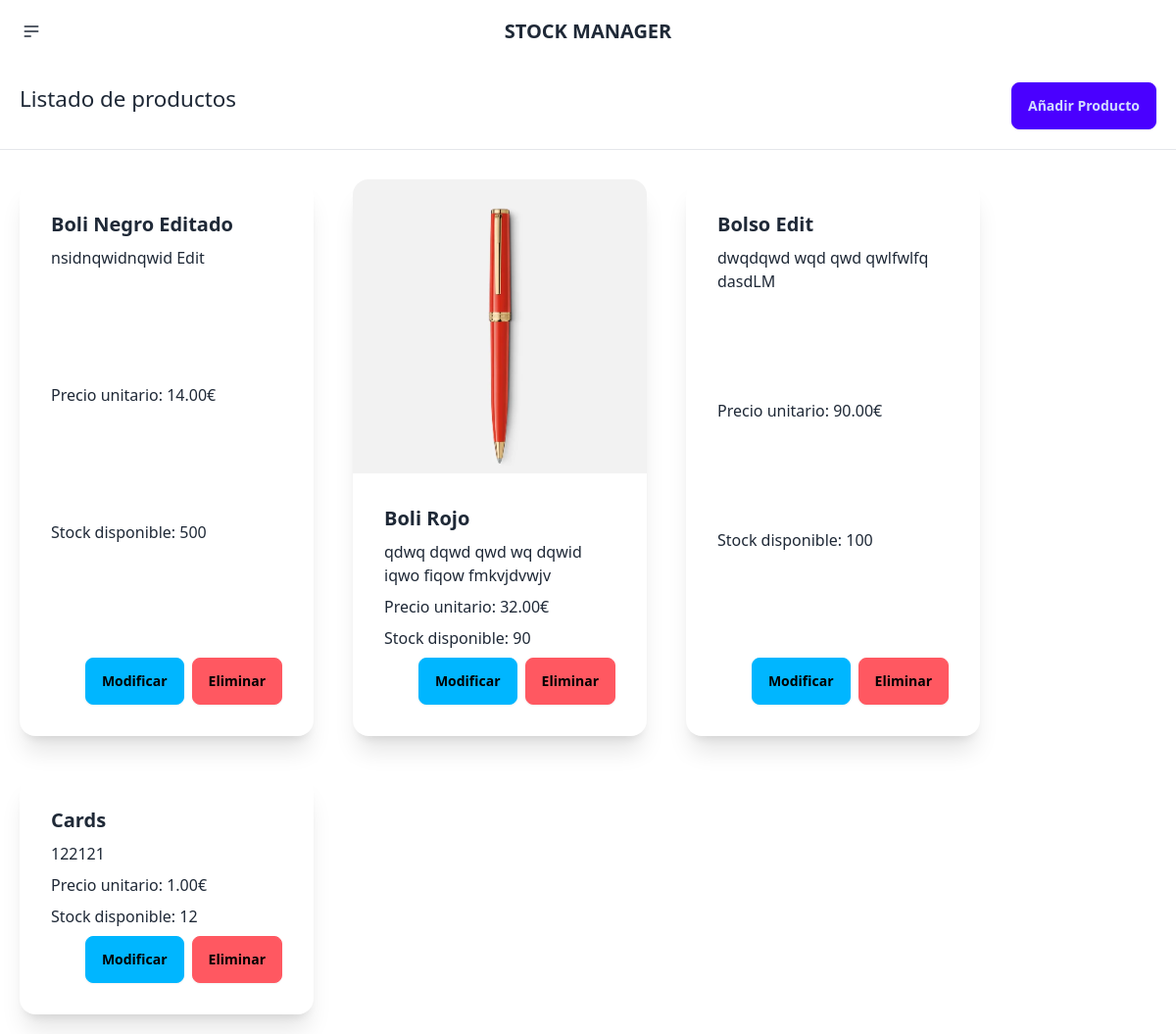
The app's page /stockmanager/productos/, older data.
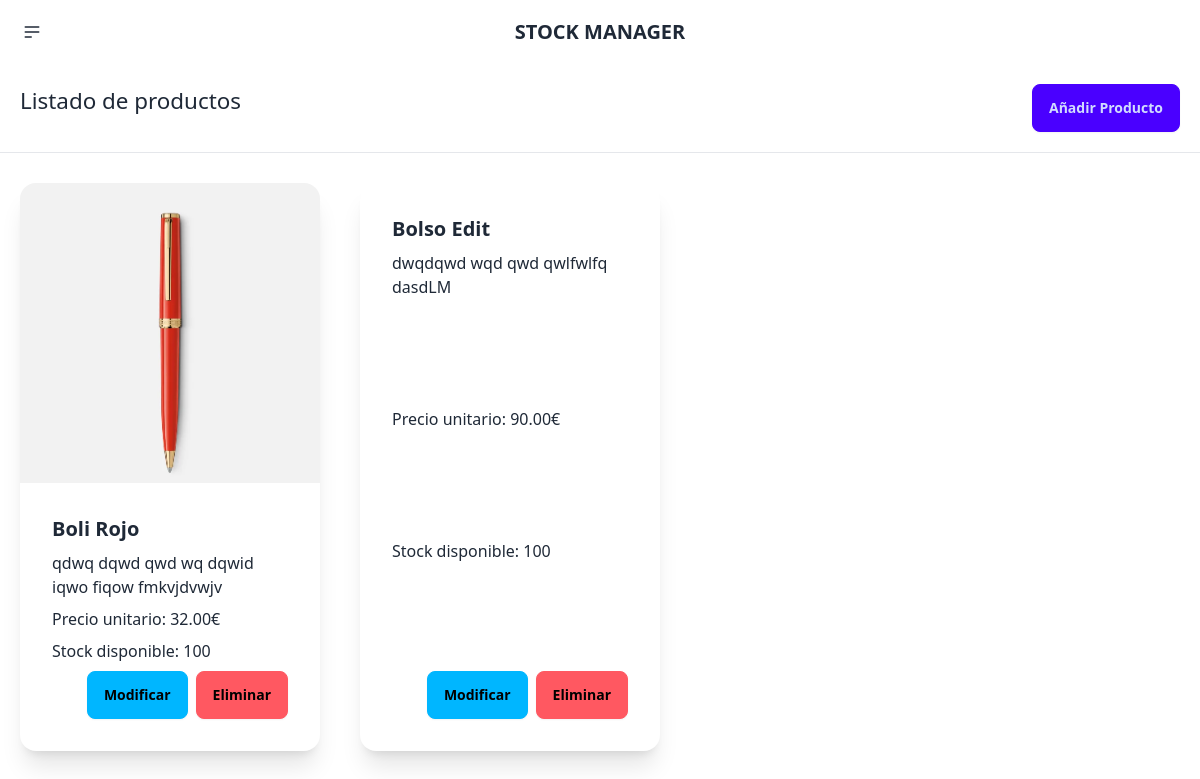
The same page, newer data.
### stockmanager/models.py (models this page shows, shortened)
class Productos(models.Model):
    ProductoID = models.AutoField(primary_key=True)
    Imagen = models.ImageField(null=True, blank=True, upload_to="images/")
    Nombre = models.CharField(max_length=255)
    Descripcion = models.TextField()
    Precio = models.DecimalField(max_digits=10, decimal_places=2)
    Stock = models.IntegerField()

### stockmanager/views.py (the view)
# urls.py: path('productos/', views.products_index, name='products_index'),
def products_index(response):
    products = Productos.objects.all()
    return render(response, 'productos/index.html', {'products': products})

### stockmanager/templates/productos/index.html (shortened to what this page needs)
{% extends 'layouts/base.html' %}
{% load static %}
{% block content %}
<section class="sub-header">
  <h1 class="titulo-form">Listado de productos</h1>
  <a href="{% url 'product_new' %}"><button class="btn btn-primary">Añadir Producto</button></a>
</section>
<hr>
<section class="section-cards">
    {% for product in products %}
    <div class="card w-96 bg-base-100 shadow-xl">
     <figure><img src="{{product.Imagen.url}}" alt=""  /></figure>
     <div class="card-body">
       <h2 class="card-title">{{product.Nombre}}</h2>
       <p>{{product.Descripcion}}</p>
       <p>Precio unitario: {{product.Precio}}€</p>
       <p>Stock disponible: {{product.Stock }}</p>
       <div class="card-actions justify-end">
        <a href="{% url 'product_get' product.ProductoID %}"><button class="btn btn-info">Modificar</button></a>
        <form action="{% url 'product_delete' product.ProductoID %}" method="POST">
          <button class="btn btn-error">Eliminar</button>
        </form>
       </div>
     </div>
    </div>
    {% endfor %}
</section>
{% endblock %}

Row changes from the older to the newer data that the page shows:
removed Productos: Nombre "Boli Negro Editado", Descripcion "nsidnqwidnqwid Edit", Precio "14.00", Stock "500"
removed Productos: Nombre "Cards", Descripcion "122121", Precio "1.00", Stock "12"
changed Productos "Boli Rojo": Stock "90" → "100"
